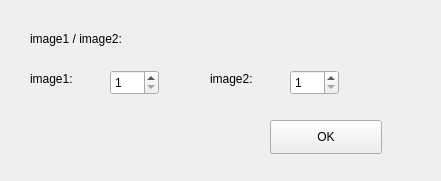
    <widget class="QWidget" name="divisionWidget" native="true">
     <property name="geometry">
      <rect>
       <x>10</x>
       <y>10</y>
       <width>441</width>
       <height>181</height>
      </rect>
     </property>
     <widget class="QLabel" name="label_28">
      <property name="geometry">
       <rect>
        <x>30</x>
        <y>30</y>
        <width>151</width>
        <height>18</height>
       </rect>
      </property>
      <property name="text">
       <string>image1 / image2:</string>
      </property>
     </widget>
     <widget class="QLabel" name="label_29">
      <property name="geometry">
       <rect>
        <x>30</x>
        <y>70</y>
        <width>81</width>
        <height>18</height>
       </rect>
      </property>
      <property name="text">
       <string>image1:</string>
      </property>
     </widget>
     <widget class="QLabel" name="label_30">
      <property name="geometry">
       <rect>
        <x>210</x>
        <y>70</y>
        <width>81</width>
        <height>18</height>
       </rect>
      </property>
      <property name="text">
       <string>image2:</string>
      </property>
     </widget>
     <widget class="QSpinBox" name="inputDvdImg1">
      <property name="geometry">
       <rect>
        <x>110</x>
        <y>70</y>
        <width>49</width>
        <height>25</height>
       </rect>
      </property>
      <property name="minimum">
       <number>1</number>
      </property>
      <property name="maximum">
       <number>5</number>
      </property>
     </widget>
     <widget class="QSpinBox" name="inputDvdImg2">
      <property name="geometry">
       <rect>
        <x>290</x>
        <y>70</y>
        <width>49</width>
        <height>25</height>
       </rect>
      </property>
      <property name="minimum">
       <number>1</number>
      </property>
      <property name="maximum">
       <number>5</number>
      </property>
     </widget>
     <widget class="QPushButton" name="divisionOkBtn">
      <property name="geometry">
       <rect>
        <x>270</x>
        <y>120</y>
        <width>112</width>
        <height>34</height>
       </rect>
      </property>
      <property name="text">
       <string>OK</string>
      </property>
     </widget>
    </widget>
